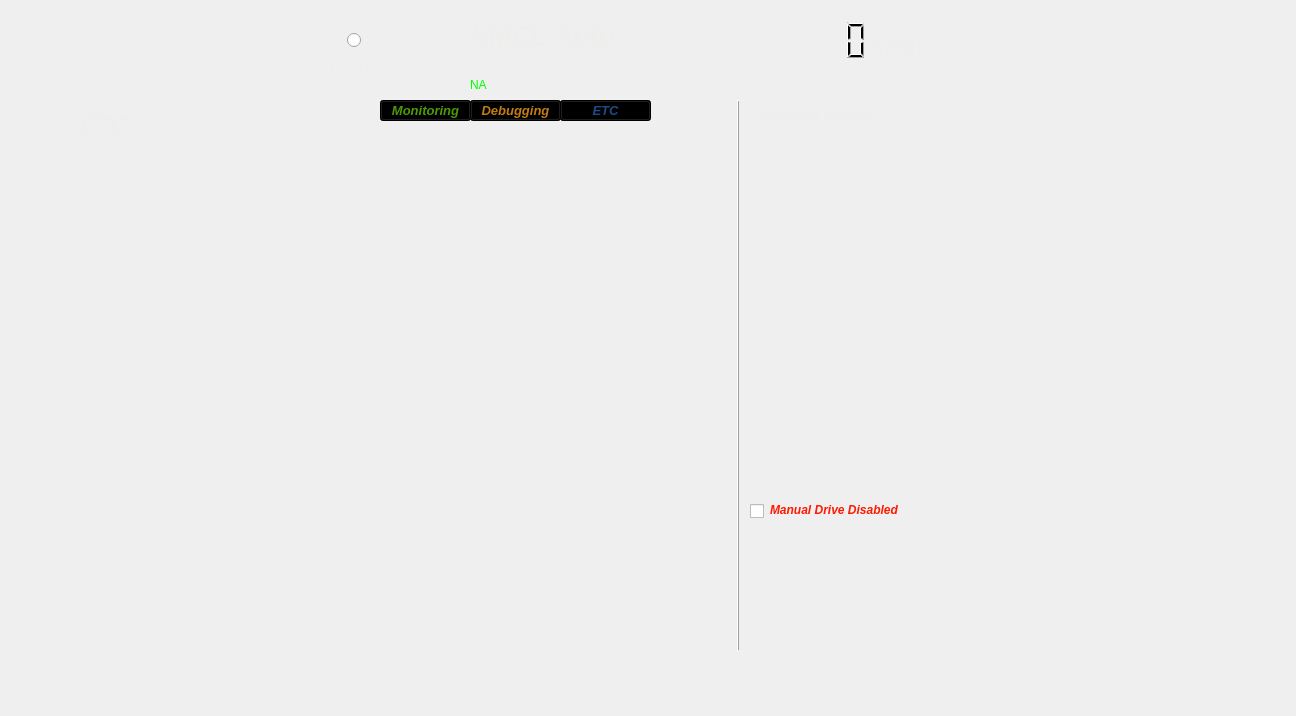
<?xml version="1.0" encoding="UTF-8"?>
<ui version="4.0">
 <class>RqtHmclADGuiWidget</class>
 <widget class="QWidget" name="RqtHmclADGuiWidget">
  <property name="geometry">
   <rect>
    <x>0</x>
    <y>0</y>
    <width>1296</width>
    <height>716</height>
   </rect>
  </property>
  <property name="windowTitle">
   <string>Form</string>
  </property>
  <property name="styleSheet">
   <string notr="true"/>
  </property>
  <widget class="QLabel" name="launch_txt">
   <property name="geometry">
    <rect>
     <x>330</x>
     <y>60</y>
     <width>141</width>
     <height>21</height>
    </rect>
   </property>
   <property name="autoFillBackground">
    <bool>false</bool>
   </property>
   <property name="text">
    <string>&lt;html&gt;&lt;head/&gt;&lt;body&gt;&lt;p&gt;&lt;span style=&quot; font-weight:600; font-style:italic; color:#eeeeec;&quot;&gt;Launch &lt;/span&gt;&lt;/p&gt;&lt;/body&gt;&lt;/html&gt;</string>
   </property>
  </widget>
  <widget class="QLCDNumber" name="speedLCD">
   <property name="geometry">
    <rect>
     <x>760</x>
     <y>20</y>
     <width>111</width>
     <height>41</height>
    </rect>
   </property>
   <property name="font">
    <font>
     <pointsize>15</pointsize>
    </font>
   </property>
   <property name="autoFillBackground">
    <bool>false</bool>
   </property>
   <property name="lineWidth">
    <number>0</number>
   </property>
  </widget>
  <widget class="QLabel" name="kmh_txt">
   <property name="geometry">
    <rect>
     <x>870</x>
     <y>30</y>
     <width>71</width>
     <height>31</height>
    </rect>
   </property>
   <property name="font">
    <font>
     <pointsize>16</pointsize>
    </font>
   </property>
   <property name="autoFillBackground">
    <bool>false</bool>
   </property>
   <property name="text">
    <string>&lt;html&gt;&lt;head/&gt;&lt;body&gt;&lt;p&gt;&lt;span style=&quot; font-weight:600; font-style:italic; color:#eeeeec;&quot;&gt;Km/h&lt;/span&gt;&lt;/p&gt;&lt;/body&gt;&lt;/html&gt;</string>
   </property>
  </widget>
  <widget class="QStackedWidget" name="stackedWidget">
   <property name="geometry">
    <rect>
     <x>70</x>
     <y>90</y>
     <width>661</width>
     <height>541</height>
    </rect>
   </property>
   <property name="currentIndex">
    <number>2</number>
   </property>
   <widget class="QWidget" name="page">
    <widget class="QLabel" name="pg1_background">
     <property name="enabled">
      <bool>true</bool>
     </property>
     <property name="geometry">
      <rect>
       <x>-120</x>
       <y>-260</y>
       <width>1071</width>
       <height>1101</height>
      </rect>
     </property>
     <property name="autoFillBackground">
      <bool>false</bool>
     </property>
     <property name="text">
      <string/>
     </property>
     <property name="pixmap">
      <pixmap>/home/hojin/realtime/qt2/src/rqt_hmclad_gui/resources/background.jpg</pixmap>
     </property>
     <property name="scaledContents">
      <bool>true</bool>
     </property>
    </widget>
    <widget class="QLabel" name="label_5">
     <property name="geometry">
      <rect>
       <x>0</x>
       <y>10</y>
       <width>251</width>
       <height>41</height>
      </rect>
     </property>
     <property name="autoFillBackground">
      <bool>false</bool>
     </property>
     <property name="text">
      <string>&lt;html&gt;&lt;head/&gt;&lt;body&gt;&lt;p&gt;&lt;span style=&quot; font-size:18pt; font-weight:600; font-style:italic; color:#eeeeec;&quot;&gt;System Monitoring&lt;/span&gt;&lt;/p&gt;&lt;/body&gt;&lt;/html&gt;</string>
     </property>
    </widget>
   </widget>
   <widget class="QWidget" name="page_2">
    <widget class="QLabel" name="pg2_background">
     <property name="geometry">
      <rect>
       <x>-120</x>
       <y>-260</y>
       <width>1071</width>
       <height>1101</height>
      </rect>
     </property>
     <property name="text">
      <string/>
     </property>
     <property name="pixmap">
      <pixmap>/home/hojin/realtime/qt2/src/rqt_hmclad_gui/resources/background.jpg</pixmap>
     </property>
     <property name="scaledContents">
      <bool>true</bool>
     </property>
    </widget>
    <widget class="QLabel" name="label_11">
     <property name="geometry">
      <rect>
       <x>0</x>
       <y>10</y>
       <width>241</width>
       <height>51</height>
      </rect>
     </property>
     <property name="autoFillBackground">
      <bool>false</bool>
     </property>
     <property name="text">
      <string>&lt;html&gt;&lt;head/&gt;&lt;body&gt;&lt;p&gt;&lt;span style=&quot; font-size:18pt; font-weight:600; font-style:italic; color:#eeeeec;&quot;&gt;System Debugging&lt;/span&gt;&lt;/p&gt;&lt;/body&gt;&lt;/html&gt;</string>
     </property>
    </widget>
   </widget>
   <widget class="QWidget" name="page_3">
    <widget class="QLabel" name="pg3_background">
     <property name="geometry">
      <rect>
       <x>-120</x>
       <y>-260</y>
       <width>1071</width>
       <height>1101</height>
      </rect>
     </property>
     <property name="text">
      <string/>
     </property>
     <property name="pixmap">
      <pixmap>/home/hojin/realtime/qt2/src/rqt_hmclad_gui/resources/background.jpg</pixmap>
     </property>
     <property name="scaledContents">
      <bool>true</bool>
     </property>
    </widget>
    <widget class="QLabel" name="label_12">
     <property name="geometry">
      <rect>
       <x>10</x>
       <y>10</y>
       <width>241</width>
       <height>51</height>
      </rect>
     </property>
     <property name="autoFillBackground">
      <bool>false</bool>
     </property>
     <property name="text">
      <string>&lt;html&gt;&lt;head/&gt;&lt;body&gt;&lt;p&gt;&lt;span style=&quot; font-size:18pt; font-weight:600; font-style:italic; color:#eeeeec;&quot;&gt;ETC&lt;/span&gt;&lt;/p&gt;&lt;/body&gt;&lt;/html&gt;</string>
     </property>
    </widget>
   </widget>
  </widget>
  <widget class="QLabel" name="background">
   <property name="geometry">
    <rect>
     <x>-50</x>
     <y>-170</y>
     <width>1071</width>
     <height>1101</height>
    </rect>
   </property>
   <property name="text">
    <string/>
   </property>
   <property name="pixmap">
    <pixmap>/home/hojin/realtime/qt2/src/rqt_hmclad_gui/resources/background.jpg</pixmap>
   </property>
   <property name="scaledContents">
    <bool>true</bool>
   </property>
  </widget>
  <widget class="QLabel" name="missionStates">
   <property name="geometry">
    <rect>
     <x>760</x>
     <y>90</y>
     <width>241</width>
     <height>51</height>
    </rect>
   </property>
   <property name="autoFillBackground">
    <bool>false</bool>
   </property>
   <property name="text">
    <string>&lt;html&gt;&lt;head/&gt;&lt;body&gt;&lt;p&gt;&lt;span style=&quot; font-size:12pt; font-weight:600; font-style:italic; color:#eeeeec;&quot;&gt;Mission States&lt;/span&gt;&lt;/p&gt;&lt;/body&gt;&lt;/html&gt;</string>
   </property>
  </widget>
  <widget class="Line" name="borderLine">
   <property name="geometry">
    <rect>
     <x>730</x>
     <y>100</y>
     <width>16</width>
     <height>551</height>
    </rect>
   </property>
   <property name="autoFillBackground">
    <bool>false</bool>
   </property>
   <property name="styleSheet">
    <string notr="true">gridline-color: rgb(52, 101, 164);
color: rgb(117, 80, 123);</string>
   </property>
   <property name="frameShadow">
    <enum>QFrame::Raised</enum>
   </property>
   <property name="lineWidth">
    <number>1</number>
   </property>
   <property name="midLineWidth">
    <number>0</number>
   </property>
   <property name="orientation">
    <enum>Qt::Vertical</enum>
   </property>
  </widget>
  <widget class="QLabel" name="TITLE">
   <property name="geometry">
    <rect>
     <x>470</x>
     <y>10</y>
     <width>151</width>
     <height>51</height>
    </rect>
   </property>
   <property name="autoFillBackground">
    <bool>false</bool>
   </property>
   <property name="text">
    <string>&lt;html&gt;&lt;head/&gt;&lt;body&gt;&lt;p&gt;&lt;span style=&quot; font-size:20pt; font-weight:600; font-style:italic; color:#eeeeec;&quot;&gt;HMCL Auto&lt;/span&gt;&lt;/p&gt;&lt;/body&gt;&lt;/html&gt;</string>
   </property>
  </widget>
  <widget class="QLabel" name="unist_logo">
   <property name="geometry">
    <rect>
     <x>60</x>
     <y>10</y>
     <width>151</width>
     <height>51</height>
    </rect>
   </property>
   <property name="autoFillBackground">
    <bool>false</bool>
   </property>
   <property name="text">
    <string/>
   </property>
   <property name="pixmap">
    <pixmap>/home/hojin/realtime/qt2/src/rqt_hmclad_gui/resources/unist.png</pixmap>
   </property>
   <property name="scaledContents">
    <bool>true</bool>
   </property>
  </widget>
  <widget class="QRadioButton" name="LaunchButton">
   <property name="geometry">
    <rect>
     <x>180</x>
     <y>10</y>
     <width>181</width>
     <height>61</height>
    </rect>
   </property>
   <property name="layoutDirection">
    <enum>Qt::RightToLeft</enum>
   </property>
   <property name="autoFillBackground">
    <bool>false</bool>
   </property>
   <property name="text">
    <string/>
   </property>
   <property name="icon">
    <iconset>
     <normaloff>/home/hojin/realtime/qt2/src/rqt_hmclad_gui/resources/lablogo.png</normaloff>/home/hojin/realtime/qt2/src/rqt_hmclad_gui/resources/lablogo.png</iconset>
   </property>
   <property name="iconSize">
    <size>
     <width>80</width>
     <height>80</height>
    </size>
   </property>
  </widget>
  <widget class="QLabel" name="SystemStatus">
   <property name="geometry">
    <rect>
     <x>470</x>
     <y>70</y>
     <width>181</width>
     <height>31</height>
    </rect>
   </property>
   <property name="text">
    <string>&lt;html&gt;&lt;head/&gt;&lt;body&gt;&lt;p&gt;&lt;span style=&quot; color:#00ff00;&quot;&gt;NA&lt;/span&gt;&lt;/p&gt;&lt;/body&gt;&lt;/html&gt;</string>
   </property>
  </widget>
  <widget class="QPushButton" name="monitor_button">
   <property name="geometry">
    <rect>
     <x>380</x>
     <y>100</y>
     <width>91</width>
     <height>21</height>
    </rect>
   </property>
   <property name="font">
    <font>
     <pointsize>10</pointsize>
     <weight>75</weight>
     <italic>true</italic>
     <bold>true</bold>
     <underline>false</underline>
    </font>
   </property>
   <property name="styleSheet">
    <string notr="true">background-color: rgb(0, 0, 0);
color: rgb(78, 154, 6);</string>
   </property>
   <property name="text">
    <string>Monitoring</string>
   </property>
  </widget>
  <widget class="QPushButton" name="debug_button">
   <property name="geometry">
    <rect>
     <x>470</x>
     <y>100</y>
     <width>91</width>
     <height>21</height>
    </rect>
   </property>
   <property name="font">
    <font>
     <pointsize>10</pointsize>
     <weight>75</weight>
     <italic>true</italic>
     <bold>true</bold>
     <underline>false</underline>
    </font>
   </property>
   <property name="styleSheet">
    <string notr="true">background-color: rgb(0, 0, 0);
color: rgb(193, 125, 17);</string>
   </property>
   <property name="text">
    <string>Debugging</string>
   </property>
  </widget>
  <widget class="QPushButton" name="etc_button">
   <property name="geometry">
    <rect>
     <x>560</x>
     <y>100</y>
     <width>91</width>
     <height>21</height>
    </rect>
   </property>
   <property name="font">
    <font>
     <pointsize>10</pointsize>
     <weight>75</weight>
     <italic>true</italic>
     <bold>true</bold>
     <underline>false</underline>
    </font>
   </property>
   <property name="styleSheet">
    <string notr="true">background-color: rgb(0, 0, 0);
color: rgb(32, 74, 135);</string>
   </property>
   <property name="text">
    <string>ETC</string>
   </property>
  </widget>
  <widget class="rqt_hmclad_gui::DriveWidget" name="widget" native="true">
   <property name="geometry">
    <rect>
     <x>770</x>
     <y>530</y>
     <width>131</width>
     <height>121</height>
    </rect>
   </property>
  </widget>
  <widget class="QLabel" name="Mdrive_label">
   <property name="geometry">
    <rect>
     <x>770</x>
     <y>500</y>
     <width>141</width>
     <height>21</height>
    </rect>
   </property>
   <property name="autoFillBackground">
    <bool>false</bool>
   </property>
   <property name="text">
    <string>&lt;html&gt;&lt;head/&gt;&lt;body&gt;&lt;p&gt;&lt;span style=&quot; font-size:9pt; font-weight:600; font-style:italic; color:#ff1900;&quot;&gt;Manual Drive Disabled&lt;/span&gt;&lt;/p&gt;&lt;/body&gt;&lt;/html&gt;</string>
   </property>
  </widget>
  <widget class="QCheckBox" name="Mdrive_switch">
   <property name="geometry">
    <rect>
     <x>750</x>
     <y>500</y>
     <width>92</width>
     <height>23</height>
    </rect>
   </property>
   <property name="text">
    <string/>
   </property>
  </widget>
  <zorder>background</zorder>
  <zorder>launch_txt</zorder>
  <zorder>speedLCD</zorder>
  <zorder>kmh_txt</zorder>
  <zorder>stackedWidget</zorder>
  <zorder>missionStates</zorder>
  <zorder>borderLine</zorder>
  <zorder>TITLE</zorder>
  <zorder>unist_logo</zorder>
  <zorder>LaunchButton</zorder>
  <zorder>SystemStatus</zorder>
  <zorder>monitor_button</zorder>
  <zorder>debug_button</zorder>
  <zorder>etc_button</zorder>
  <zorder>widget</zorder>
  <zorder>Mdrive_label</zorder>
  <zorder>Mdrive_switch</zorder>
 </widget>
 <customwidgets>
  <customwidget>
   <class>rqt_hmclad_gui::DriveWidget</class>
   <extends>QWidget</extends>
   <header location="global">drive_widget.h</header>
   <container>1</container>
  </customwidget>
 </customwidgets>
 <resources/>
 <connections/>
</ui>
